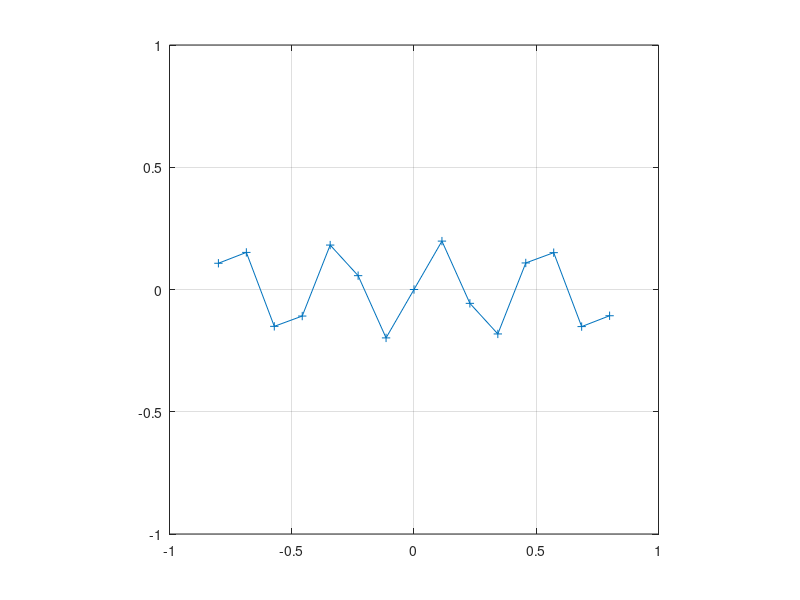

MATLAB code for this plot: (Note: this script raises an error after producing the figure.)
global zumoSensors
global zumoPose

color = 'kbgrcmy'; colorVal=1;

X = 1;
Y = 2;
THETA = 3;
THETA_TOLERANCE = pi/20.0;
GOAL_TOLERANCE  = 0.05;
GOAL_PAUSE = 2;
point = 1;
dt = 0.2;



% goal = [ 0      0      0
%          0.4    0      0
%          0      0.4    0
%         -0.4    0      0
%          0     -0.4    0
%          0.4    0      0];
t=linspace(-.8,+.8,15);
curve=0.2*sin(15*t);
goal=[t' , curve'];
plot(goal(:,1),goal(:,2),'+-');
     
MAXPOINTS=size(goal,1);

% robotIds = [314 528 871];
% noOfRobots = size(robotIds,2);
% zumoPose = zeros(noOfRobots,3);
% zumoSensors = zeros(noOfRobots,9);

clear calcSpeeds
clear calcSpeedsWhileMoving

% figure; 
hold on; grid on;
axis([-1 1 -1 1]); axis square;



robotTrajectory = [animatedline('Color',color(colorVal),'LineWidth',2)];

for i = 1: noOfRobots-1
    colorVal = colorVal+1;
    if(colorVal>7)
        colorVal=1;
    end
    robotTrajectory = [robotTrajectory;animatedline('Color',color(colorVal),'LineWidth',2)];
end



t = 2;
while t>0
    t = t+1;
    
    
%     for i = 1:noOfRobots
    for i = 2:2
        
        x = zumoPose(i,X);
        y = zumoPose(i,Y);
        theta = zumoPose(i,THETA);
        
        addpoints(robotTrajectory(i),x,y);

        [vLeft,vRight,hasReached] = calcSpeeds(i,x,y,theta,goal(point,1),goal(point,2)) % TURNS THEN MOVES WHILE TURNING
        sendSpeedsCharacterWise(s,i,round(vLeft),round(vRight));
        
%         sprintf('Robot=%.1f , x=%.2f , y=%.2f, t=%.2f, vLeft=%.1f , vRight=%.1f',i,x,y,theta,vLeft,vRight)
                    
    end
    
    if hasReached == 1
        point = point+1
        pause(3);
    end
    if point>MAXPOINTS
        return
    end
    
    
    pause(dt);
    if(mod(t,10)==0)
        drawnow
    end
    
end
    
    
        
        